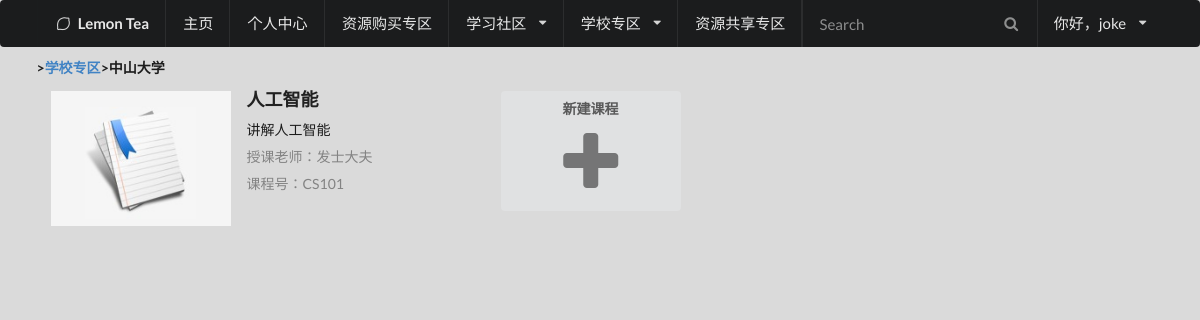
Before: /college/1/ (signed in) with the older database file.
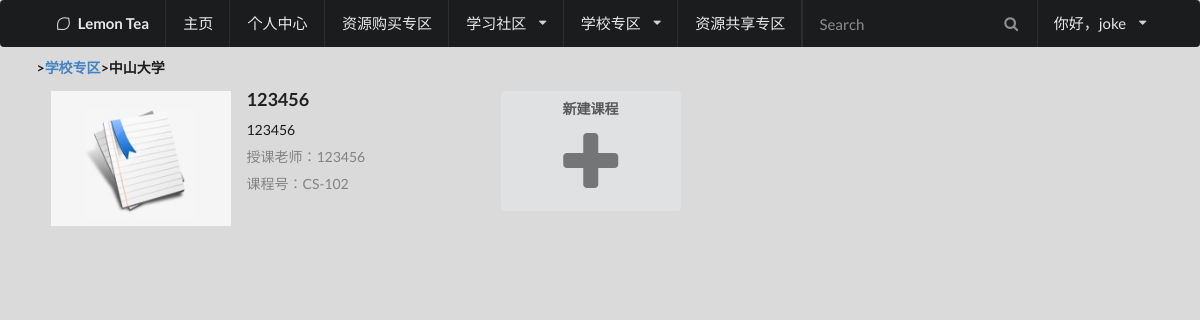
After: the same page with the newer database file.
### LemonApp/models.py (models this page shows, shortened)
class Account(AbstractUser):
    face = models.ImageField("头像", upload_to="UserPhoto/", null=True, default="UserPhoto/default.png")
    permission = models.IntegerField("权限类型", default=0) #数值越大权限越高,1为普通用户,2为学生,3为老师,10为管理员
    college_id = models.IntegerField("所属大学", default=-1)
    card_number = models.CharField("学号或教工号", max_length=50, default="-1")
    class Meta:
        db_table = "Account"

class College(models.Model):
    name = models.CharField("大学名字", max_length=100)
    english_name = models.CharField("英文名字", max_length=100)
    image = models.ImageField("大学图片", upload_to="CollegePhoto/", null=True, default="CollegePhoto/default.png")
    description = models.TextField("大学介绍")
    class Meta:
        db_table = "College"

class Course(models.Model):
    college_id = models.ForeignKey(College, on_delete=models.CASCADE)
    creator_id = models.ForeignKey(Account, on_delete=models.CASCADE)
    course_order = models.IntegerField("课程编号", null=True)
    course_identifier = models.CharField("课程号", max_length=50)
    title = models.CharField("课程名称", max_length=50)
    image = models.ImageField("课程图片", upload_to="CoursePhoto/", null=True, default="CoursePhoto/default.png")
    description = models.TextField("课程介绍")
    teacher = models.CharField("授课老师", max_length=50)
    class Meta:
        unique_together = ("id", "college_id", "creator_id")
        db_table = "Course"

### LemonApp/views.py (the view)
# urls.py: url(r'^college/[0-9]+/$', views.courses, name='courses'),
def courses(request):
	college_list = College.objects.all()
	error_type = tips(request)
	if error_type > 0:
		return render(request,'tips.html', locals())
	path = request.path
	URL_list = path.split('/')
	college_id = int(URL_list[2])
	college = College.objects.filter(id=college_id)[0]
	CourseList = Course.objects.filter(college_id=college)
	return render(request,'courses.html', locals())

### LemonApp/views.py (called while the page is built, shortened)
def tips(request): #验证权限
	path = request.path
	URL_list = path.split('/')
	if not request.user.id:
		return 1 #1-未登录
	if "/identity/" in path:
		return 0 #0-通过验证
	if "/colleges/" in path:
		return 0 #0-通过验证
	if "/college/" in path:
		if request.user.permission < 10: #非管理员
			if request.user.permission <= 1:
				return 2 #2-不是学生/老师
			if College.objects.filter(id=int(URL_list[2])).count() == 0: #没有这个院校
				return 3 #3-没有这个院校
			if int(URL_list[2]) != request.user.college_id: #自己不属于此院校
				return 4 #4-自己不属于此院校
			if "/create_course/" in path:
				if request.user.permission <= 2:
					return 5 #5-没权限创建课程
				else:
					return 0 #0-通过验证
			return 0 #0-通过验证

### LemonApp/templates/courses.html (shortened to what this page needs)
{% load static %}
<!DOCTYPE html>
<html>
<head>
    <link rel="stylesheet" type="text/css" href="{% static 'semantic.css' %}">
</head>
<body>
	{% include "HeaderMenu.html"%}
<div class = "ui main container">
  <h5 class="ui header">><a href="/colleges/">学校专区</a>>{{ college.name }}</h5>
<div class="ui two column doubling stackable grid container">
{% for course in CourseList %}
  <div class="column">
<div class="ui items">
  <div class="item">
    <div class="image">
      <a href="course/{{ course.id }}/"><img src= "/LemonApp/media/{{ course.image }}" style="height:135px;width:180px;object-fit:cover;"></a>
    </div>
    <div class="content">
      <a href="course/{{ course.id }}/" class="header">{{ course.title }}</a>
      <div class="description">
        <span>{{ course.description }}</span>
      </div>
      <div class="extra">授课老师：{{ course.teacher }} </div>
      <div class="extra">课程号：{{ course.course_identifier }} </div>
    </div>
  </div>
</div>
  </div>
{% endfor %}
{% if request.user.permission >= 3 %}
<div class="column">
<div class="ui items">
  <div class="item">
    <div class="image">
      <a href="create_course/"><button class="ui button" style="height:120px;width:180px;object-fit:cover;"">新建课程<i class="plus icon" style="margin-left:28px;margin-top:40px;font-size:70px"></i></button></a>
    </div>
  </div>
</div>
  </div>
{% endif %}
  <div class="column">
  </div>
</div>
</div>
</body>
</html>

### LemonApp/templates/HeaderMenu.html (shortened to what this page needs)
    <div class="ui inverted large head main menu ">
        <div class="ui  container">
            <div class="header item"><i class= "lemon icon"></i>Lemon Tea</div>
            <a href="/" class="item">主页</a>
            <a class="item" href="/identity/">个人中心</a>
            <a class="item" href="/shop/">资源购买专区</a>
            <div class="ui dropdown item" tabindex="0">
                学习社区<i class="dropdown icon"></i>
            </div>
            <div class="ui dropdown item" tabindex="0"><a href="/colleges/">
                学校专区</a><i class="dropdown icon"></i>
            </div>
            <a class="item" href="/share/">资源共享专区</a>
            <div class="right menu">
                <div class="item">
                    <div class="ui transparent inverted icon input">
                        <i class="search icon"></i>
                        <input type="text" placeholder="Search">
                    </div>
                </div>
                {% if request.user.id %}
                   <div class="ui dropdown item" tabindex="0">
                        你好，{{ request.user.username }}<i class="dropdown icon"></i>
                    </div>
                {% else %}
                    <a class="item" href="login">登录</a>
                    <a class="item" href="signup">注册</a>
                {% endif %}
            </div>
        </div>
    </div>

### LemonApp/templates/courses.html (style rules this page uses)
body { background-color: #DADADA; }
.image { margin-top: -100px; }
.column { max-width: 450px; }

Changed rows visible on the page:
removed Course: image (placeholder picture), title "人工智能", description "讲解人工智能", teacher "发士大夫", course_identifier "CS101"
added Course: image (placeholder picture), title "123456", description "123456", teacher "123456", course_identifier "CS-102"
